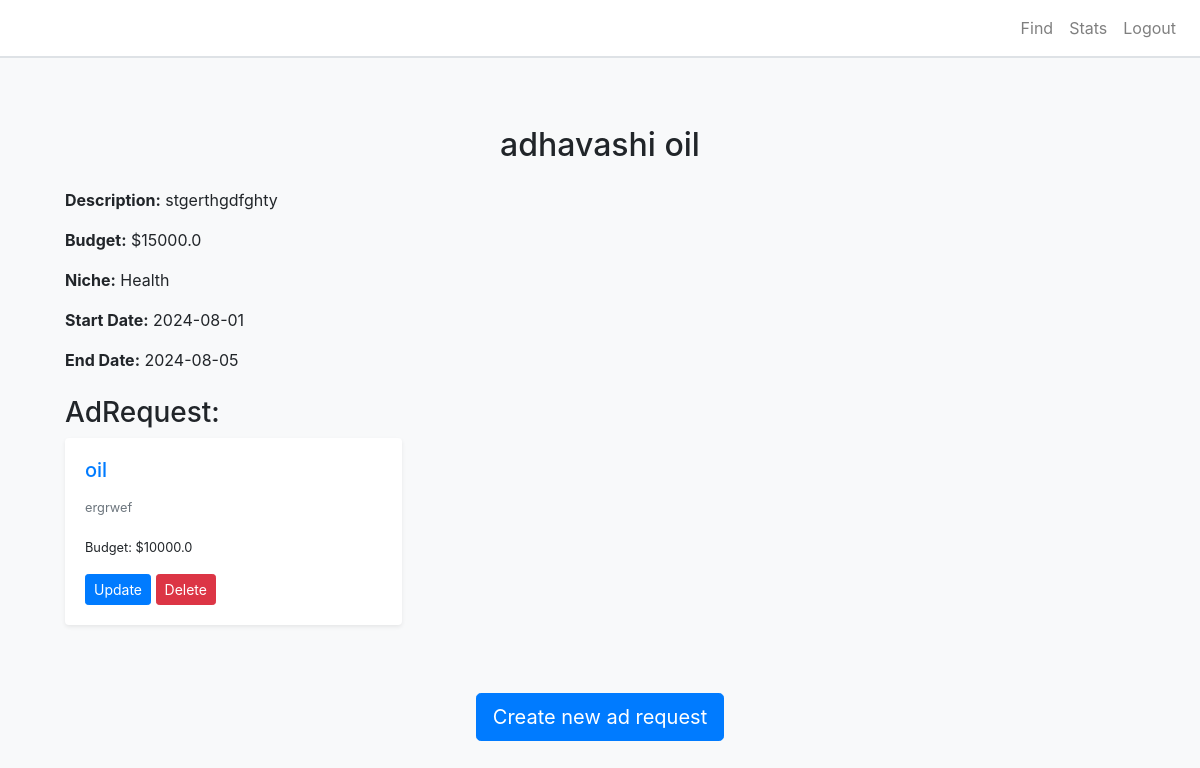
Before: /campaign_details/1 with the older database file.
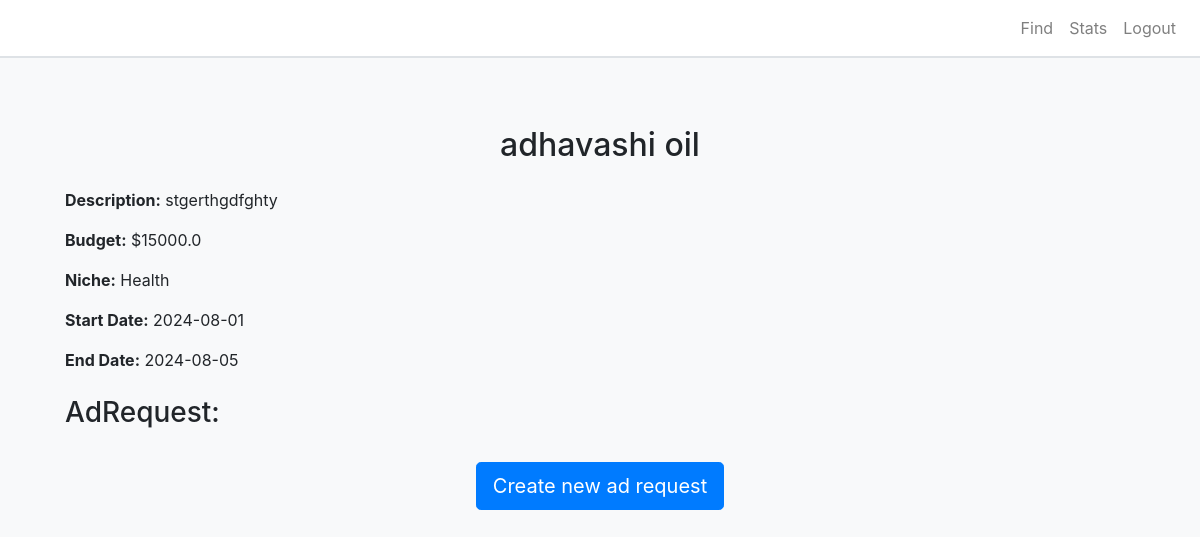
After: the same page with the newer database file.
### app.py (models this page shows, shortened)
class Campaign(db.Model):
    id = db.Column(db.Integer, primary_key=True)
    title = db.Column(db.String(100), nullable=False)
    description = db.Column(db.Text, nullable=False)
    image = db.Column(db.String(200), nullable=True)
    niche = db.Column(db.String(50), nullable=False)
    budget = db.Column(db.Float, nullable=False)  # New column for budget
    is_public = db.Column(db.Boolean, nullable=False, default=True)
    start_date = db.Column(db.DateTime, nullable=False)
    end_date = db.Column(db.DateTime, nullable=False)
    is_flagged = db.Column(db.Boolean, default=False)
    influencer_id = db.Column(db.Integer, db.ForeignKey('influencers.id'))
    influencer = db.relationship('Influencer', back_populates='campaigns')
    sponsor_id = db.Column(db.Integer, db.ForeignKey('sponsors.id'), nullable=False)
    sponsor = db.relationship('Sponsor', backref='campaigns')

class AdRequest(db.Model):
    id = db.Column(db.Integer, primary_key=True)
    ad_name = db.Column(db.String(100), nullable=False)
    description = db.Column(db.String(500), nullable=False)
    terms = db.Column(db.String(500), nullable=True)
    payment = db.Column(db.Float, nullable=False)
    influencer_name = db.Column(db.String(100), nullable=True)
    influencer_id = db.Column(db.Integer, db.ForeignKey('influencers.id'), nullable=True)
    campaign_id = db.Column(db.Integer, db.ForeignKey('campaign.id'), nullable=False)
    negotiation_status = db.Column(db.String(20), nullable=False, default='no negotiation')
    modified_terms = db.Column(db.Text, nullable=True)
    modified_payment = db.Column(db.Float, nullable=True)
    created_by = db.Column(db.String(20), nullable=False)
    created_at = db.Column(db.DateTime, default=datetime.utcnow)
    campaign = db.relationship('Campaign', backref='ad_requests')
    sponsor_id = db.Column(db.Integer, db.ForeignKey('sponsors.id'), nullable=False)
    status = db.Column(db.String(50), default='pending')

### app.py (the view)
@app.route('/campaign_details/<int:campaign_id>', methods=['GET','POST'] )
def campaign_details(campaign_id):
    campaign= Campaign.query.get_or_404(campaign_id)
    user_role = session.get('user_role')
    ad_requests = AdRequest.query.filter_by(campaign_id=campaign.id).all()
    influencers=Influencer.query.all()
    return render_template('campaign_details.html', campaign=campaign, ad_requests=ad_requests,  influencers=influencers ,user_role=user_role)

### templates/campaign_details.html (shortened to what this page needs)
{% extends "base.html" %} {% block title %}Campaign Details{% endblock %} {%
block content %}
<div class="container mt-5">
  <h2 class="text-center">{{ campaign.title }}</h2>
  <div class="campaign-detail mt-4">
    <p><strong>Description:</strong> {{ campaign.description }}</p>
    <p><strong>Budget:</strong> ${{ campaign.budget }}</p>
    <p><strong>Niche:</strong> {{ campaign.niche }}</p>
    <p>
      <strong>Start Date:</strong> {{ campaign.start_date.strftime("%Y-%m-%d")
      }}
    </p>
    <p>
      <strong>End Date:</strong> {{ campaign.end_date.strftime("%Y-%m-%d") }}
    </p>
    <h3 class="mt-4">AdRequest:</h3>
    <div class="row">
      {% for request in ad_requests %}
      <div class="col-md-4 mb-4">
        <div class="card shadow-sm">
          <div class="card-body">
            <h5 class="card-title">
              <a href="{{ url_for('view_ad', source='details',request_id=request.id) }}">
                {{ request.ad_name }}
              </a>
            </h5>
            <p class="card-text">
              <small class="text-muted">{{ request.terms }}</small>
              <p><small>Budget: ${{ request.payment }}</small></p>
            </p>
            <div class="mt-3">
              <a
              href="{{ url_for('update_adrequest',campaign_id=request.campaign_id) }}"
              class="btn btn-primary btn-sm"
              >Update</a
            >
              <form
                action="{{ url_for('delete_ad', request_id=request.id) }}"
                method="POST"
                style="display: inline"
              >
                <button type="submit" class="btn btn-danger btn-sm">
                  Delete
                </button>
              </form>
            </div>
          </div>
        </div>
      </div>
      {% endfor %}
    </div>
  </div>
  <div class="text-center mt-4">
    <a
      href="{{ url_for('create_add_request',campaign_id=campaign.id) }} "
      class="btn btn-primary btn-lg"
    >
       Create new ad request
    </a>
  </div>
</div>
{% endblock %}

### templates/base.html (shortened to what this page needs)
<!DOCTYPE html>
<html lang="en">
  <head>
    <link
      rel="stylesheet"
      href="https://stackpath.bootstrapcdn.com/bootstrap/4.5.2/css/bootstrap.min.css"
    />
  </head>
  <body>
    <nav class="navbar navbar-expand-lg navbar-light">
      <div class="collapse navbar-collapse">
        <ul class="navbar-nav ml-auto">
          <li class="nav-item">
            <a
              class="nav-link"
              href=""
            >
            </a>
          </li>
          <li class="nav-item">
            <a
              class="nav-link"
              href=""
              >Find</a
            >
          </li>
          <li class="nav-item">
            <a
              class="nav-link"
              href=""
              >Stats</a
            >
          </li>
          <li class="nav-item">
            <a class="nav-link" href="{{ url_for('logout') }}">Logout</a>
          </li>
        </ul>
      </div>
    </nav>
    <div class="container dashboard">
       {% block content %}{% endblock %}
    </div>
  </body>
</html>

### templates/base.html (style rules this page uses)
body { background-color: #f8f9fa; }
.navbar { background-color: #ffffff; border-bottom: 2px solid #dee2e6; }
.navbar-nav .nav-link { color: #495057; }
.dashboard { padding: 20px; }

Changed rows visible on the page:
removed AdRequest: ad_name "oil", terms "ergrwef", payment "10000.0"
